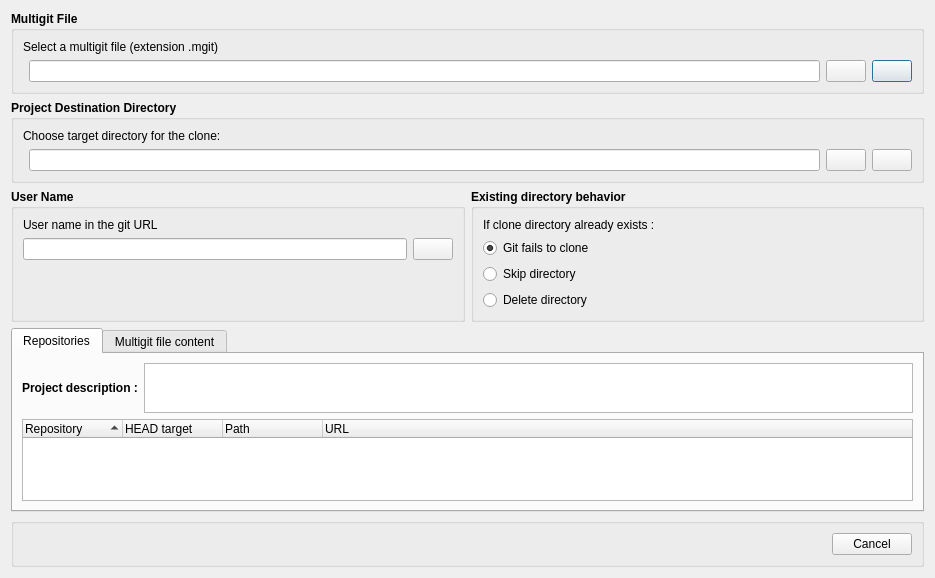
<?xml version="1.0" encoding="UTF-8"?>
<ui version="4.0">
 <class>CloneFromMgitFile</class>
 <widget class="QDialog" name="CloneFromMgitFile">
  <property name="geometry">
   <rect>
    <x>0</x>
    <y>0</y>
    <width>935</width>
    <height>578</height>
   </rect>
  </property>
  <property name="windowTitle">
   <string>Clone from Multigit file</string>
  </property>
  <layout class="QGridLayout" name="gridLayout_3">
   <item row="0" column="0" colspan="2">
    <widget class="QGroupBox" name="groupBox">
     <property name="sizePolicy">
      <sizepolicy hsizetype="Preferred" vsizetype="Fixed">
       <horstretch>0</horstretch>
       <verstretch>0</verstretch>
      </sizepolicy>
     </property>
     <property name="font">
      <font>
       <weight>75</weight>
       <bold>true</bold>
      </font>
     </property>
     <property name="title">
      <string>Multigit File</string>
     </property>
     <property name="flat">
      <bool>false</bool>
     </property>
     <property name="checkable">
      <bool>false</bool>
     </property>
     <layout class="QGridLayout" name="gridLayout">
      <item row="0" column="0" colspan="4">
       <widget class="QLabel" name="label">
        <property name="font">
         <font>
          <weight>50</weight>
          <bold>false</bold>
         </font>
        </property>
        <property name="text">
         <string>Select a multigit file (extension .mgit)</string>
        </property>
       </widget>
      </item>
      <item row="1" column="3">
       <widget class="QPushButton" name="pushButtonChooseMgitFile">
        <property name="sizePolicy">
         <sizepolicy hsizetype="Fixed" vsizetype="Fixed">
          <horstretch>1</horstretch>
          <verstretch>0</verstretch>
         </sizepolicy>
        </property>
        <property name="minimumSize">
         <size>
          <width>24</width>
          <height>0</height>
         </size>
        </property>
        <property name="font">
         <font>
          <weight>50</weight>
          <bold>false</bold>
         </font>
        </property>
        <property name="toolTip">
         <string>Choose multigit file</string>
        </property>
        <property name="text">
         <string/>
        </property>
        <property name="icon">
         <iconset resource="../../images/multigit_resources.qrc">
          <normaloff>:/img/icons8-open-folder-64.png</normaloff>:/img/icons8-open-folder-64.png</iconset>
        </property>
       </widget>
      </item>
      <item row="1" column="1">
       <widget class="QLineEdit" name="lineEditMgitFile">
        <property name="sizePolicy">
         <sizepolicy hsizetype="Expanding" vsizetype="Expanding">
          <horstretch>10</horstretch>
          <verstretch>0</verstretch>
         </sizepolicy>
        </property>
        <property name="font">
         <font>
          <weight>50</weight>
          <bold>false</bold>
         </font>
        </property>
       </widget>
      </item>
      <item row="1" column="2">
       <widget class="MgButtonHistory" name="historyButtonMgitFile">
        <property name="toolTip">
         <string>Select recent multigit file</string>
        </property>
        <property name="text">
         <string/>
        </property>
        <property name="icon">
         <iconset resource="../../images/multigit_resources.qrc">
          <normaloff>:/img/icons8-history-64.png</normaloff>:/img/icons8-history-64.png</iconset>
        </property>
       </widget>
      </item>
     </layout>
    </widget>
   </item>
   <item row="1" column="0" colspan="2">
    <widget class="QGroupBox" name="groupBox_2">
     <property name="sizePolicy">
      <sizepolicy hsizetype="Preferred" vsizetype="Fixed">
       <horstretch>0</horstretch>
       <verstretch>0</verstretch>
      </sizepolicy>
     </property>
     <property name="font">
      <font>
       <weight>75</weight>
       <bold>true</bold>
      </font>
     </property>
     <property name="title">
      <string>Project Destination Directory</string>
     </property>
     <property name="flat">
      <bool>false</bool>
     </property>
     <property name="checkable">
      <bool>false</bool>
     </property>
     <layout class="QGridLayout" name="gridLayout_2">
      <item row="1" column="3">
       <widget class="QPushButton" name="pushButtonChooseDestDir">
        <property name="sizePolicy">
         <sizepolicy hsizetype="Fixed" vsizetype="Fixed">
          <horstretch>1</horstretch>
          <verstretch>0</verstretch>
         </sizepolicy>
        </property>
        <property name="minimumSize">
         <size>
          <width>24</width>
          <height>0</height>
         </size>
        </property>
        <property name="font">
         <font>
          <weight>50</weight>
          <bold>false</bold>
         </font>
        </property>
        <property name="toolTip">
         <string>Choose directory</string>
        </property>
        <property name="text">
         <string/>
        </property>
        <property name="icon">
         <iconset resource="../../images/multigit_resources.qrc">
          <normaloff>:/img/icons8-open-folder-64.png</normaloff>:/img/icons8-open-folder-64.png</iconset>
        </property>
       </widget>
      </item>
      <item row="0" column="0" colspan="4">
       <widget class="QLabel" name="label_2">
        <property name="font">
         <font>
          <weight>50</weight>
          <bold>false</bold>
         </font>
        </property>
        <property name="text">
         <string>Choose target directory for the clone:</string>
        </property>
       </widget>
      </item>
      <item row="1" column="1">
       <widget class="QLineEdit" name="lineEditDestDir">
        <property name="sizePolicy">
         <sizepolicy hsizetype="Expanding" vsizetype="Expanding">
          <horstretch>10</horstretch>
          <verstretch>0</verstretch>
         </sizepolicy>
        </property>
        <property name="font">
         <font>
          <weight>50</weight>
          <bold>false</bold>
         </font>
        </property>
       </widget>
      </item>
      <item row="1" column="2">
       <widget class="MgButtonHistory" name="historyButtonDestDir">
        <property name="toolTip">
         <string>Select recent directory</string>
        </property>
        <property name="text">
         <string/>
        </property>
        <property name="icon">
         <iconset resource="../../images/multigit_resources.qrc">
          <normaloff>:/img/icons8-history-64.png</normaloff>:/img/icons8-history-64.png</iconset>
        </property>
       </widget>
      </item>
     </layout>
    </widget>
   </item>
   <item row="2" column="0">
    <widget class="QGroupBox" name="groupBox_4">
     <property name="font">
      <font>
       <weight>75</weight>
       <bold>true</bold>
      </font>
     </property>
     <property name="title">
      <string>User Name</string>
     </property>
     <layout class="QVBoxLayout" name="verticalLayout">
      <item>
       <widget class="QLabel" name="label_3">
        <property name="font">
         <font>
          <weight>50</weight>
          <bold>false</bold>
         </font>
        </property>
        <property name="text">
         <string>User name in the git URL</string>
        </property>
       </widget>
      </item>
      <item>
       <layout class="QHBoxLayout" name="horizontalLayout_2">
        <item>
         <widget class="QLineEdit" name="lineEditUsername">
          <property name="sizePolicy">
           <sizepolicy hsizetype="Preferred" vsizetype="Fixed">
            <horstretch>0</horstretch>
            <verstretch>0</verstretch>
           </sizepolicy>
          </property>
          <property name="font">
           <font>
            <weight>50</weight>
            <bold>false</bold>
           </font>
          </property>
         </widget>
        </item>
        <item>
         <widget class="MgButtonHistory" name="historyButtonUsername">
          <property name="sizePolicy">
           <sizepolicy hsizetype="Fixed" vsizetype="Fixed">
            <horstretch>0</horstretch>
            <verstretch>0</verstretch>
           </sizepolicy>
          </property>
          <property name="toolTip">
           <string>Select recent user name</string>
          </property>
          <property name="text">
           <string/>
          </property>
          <property name="icon">
           <iconset resource="../../images/multigit_resources.qrc">
            <normaloff>:/img/icons8-history-64.png</normaloff>:/img/icons8-history-64.png</iconset>
          </property>
         </widget>
        </item>
       </layout>
      </item>
      <item>
       <spacer name="verticalSpacer">
        <property name="orientation">
         <enum>Qt::Vertical</enum>
        </property>
        <property name="sizeHint" stdset="0">
         <size>
          <width>20</width>
          <height>40</height>
         </size>
        </property>
       </spacer>
      </item>
     </layout>
    </widget>
   </item>
   <item row="2" column="1">
    <widget class="QGroupBox" name="groupBox_5">
     <property name="font">
      <font>
       <weight>75</weight>
       <bold>true</bold>
      </font>
     </property>
     <property name="title">
      <string>Existing directory behavior</string>
     </property>
     <layout class="QVBoxLayout" name="verticalLayout_5">
      <item>
       <widget class="QLabel" name="label_4">
        <property name="font">
         <font>
          <weight>50</weight>
          <bold>false</bold>
         </font>
        </property>
        <property name="text">
         <string>If clone directory already exists :</string>
        </property>
       </widget>
      </item>
      <item>
       <widget class="QRadioButton" name="radioButtonDirExistsGitFail">
        <property name="font">
         <font>
          <weight>50</weight>
          <bold>false</bold>
         </font>
        </property>
        <property name="text">
         <string>Git fails to clone</string>
        </property>
        <property name="checked">
         <bool>true</bool>
        </property>
       </widget>
      </item>
      <item>
       <widget class="QRadioButton" name="radioButtonDirExistsSkipDir">
        <property name="font">
         <font>
          <weight>50</weight>
          <bold>false</bold>
         </font>
        </property>
        <property name="text">
         <string>Skip directory</string>
        </property>
       </widget>
      </item>
      <item>
       <widget class="QRadioButton" name="radioButtonDirExistsDelDir">
        <property name="font">
         <font>
          <weight>50</weight>
          <bold>false</bold>
         </font>
        </property>
        <property name="text">
         <string>Delete directory</string>
        </property>
       </widget>
      </item>
     </layout>
    </widget>
   </item>
   <item row="3" column="0" colspan="2">
    <widget class="QTabWidget" name="tabWidgetProject">
     <property name="currentIndex">
      <number>0</number>
     </property>
     <widget class="QWidget" name="tabProject">
      <attribute name="title">
       <string>Repositories</string>
      </attribute>
      <layout class="QVBoxLayout" name="verticalLayout_3">
       <item>
        <layout class="QHBoxLayout" name="horizontalLayout_3">
         <item>
          <widget class="QLabel" name="labelProjDesc">
           <property name="sizePolicy">
            <sizepolicy hsizetype="Preferred" vsizetype="Preferred">
             <horstretch>0</horstretch>
             <verstretch>1</verstretch>
            </sizepolicy>
           </property>
           <property name="font">
            <font>
             <weight>75</weight>
             <bold>true</bold>
            </font>
           </property>
           <property name="text">
            <string>Project description :</string>
           </property>
          </widget>
         </item>
         <item>
          <widget class="QTextEdit" name="textEditProjectDesc">
           <property name="sizePolicy">
            <sizepolicy hsizetype="Expanding" vsizetype="Preferred">
             <horstretch>0</horstretch>
             <verstretch>1</verstretch>
            </sizepolicy>
           </property>
           <property name="maximumSize">
            <size>
             <width>16777215</width>
             <height>50</height>
            </size>
           </property>
           <property name="readOnly">
            <bool>true</bool>
           </property>
           <property name="html">
            <string>&lt;!DOCTYPE HTML PUBLIC &quot;-//W3C//DTD HTML 4.0//EN&quot; &quot;http://www.w3.org/TR/REC-html40/strict.dtd&quot;&gt;
&lt;html&gt;&lt;head&gt;&lt;meta name=&quot;qrichtext&quot; content=&quot;1&quot; /&gt;&lt;style type=&quot;text/css&quot;&gt;
p, li { white-space: pre-wrap; }
&lt;/style&gt;&lt;/head&gt;&lt;body style=&quot; font-family:'MS Shell Dlg 2'; font-size:8.25pt; font-weight:400; font-style:normal;&quot;&gt;
&lt;p style=&quot;-qt-paragraph-type:empty; margin-top:12px; margin-bottom:12px; margin-left:0px; margin-right:0px; -qt-block-indent:0; text-indent:0px;&quot;&gt;&lt;br /&gt;&lt;/p&gt;&lt;/body&gt;&lt;/html&gt;</string>
           </property>
          </widget>
         </item>
        </layout>
       </item>
       <item>
        <widget class="QTreeWidget" name="treeWidgetRepoList">
         <property name="rootIsDecorated">
          <bool>false</bool>
         </property>
         <property name="uniformRowHeights">
          <bool>true</bool>
         </property>
         <property name="itemsExpandable">
          <bool>false</bool>
         </property>
         <property name="sortingEnabled">
          <bool>true</bool>
         </property>
         <property name="columnCount">
          <number>4</number>
         </property>
         <column>
          <property name="text">
           <string>Repository</string>
          </property>
         </column>
         <column>
          <property name="text">
           <string>HEAD target</string>
          </property>
         </column>
         <column>
          <property name="text">
           <string>Path</string>
          </property>
         </column>
         <column>
          <property name="text">
           <string>URL</string>
          </property>
         </column>
        </widget>
       </item>
      </layout>
     </widget>
     <widget class="QWidget" name="tabConfFile">
      <attribute name="title">
       <string>Multigit file content</string>
      </attribute>
      <layout class="QVBoxLayout" name="verticalLayout_2">
       <item>
        <widget class="QTextEdit" name="textEditProj"/>
       </item>
      </layout>
     </widget>
    </widget>
   </item>
   <item row="4" column="0" colspan="2">
    <widget class="QGroupBox" name="groupBox_3">
     <property name="title">
      <string/>
     </property>
     <layout class="QHBoxLayout" name="horizontalLayout">
      <item>
       <spacer name="horizontalSpacer">
        <property name="orientation">
         <enum>Qt::Horizontal</enum>
        </property>
        <property name="sizeHint" stdset="0">
         <size>
          <width>40</width>
          <height>20</height>
         </size>
        </property>
       </spacer>
      </item>
      <item>
       <widget class="QDialogButtonBox" name="buttonBox">
        <property name="orientation">
         <enum>Qt::Horizontal</enum>
        </property>
        <property name="standardButtons">
         <set>QDialogButtonBox::Cancel</set>
        </property>
       </widget>
      </item>
     </layout>
    </widget>
   </item>
  </layout>
 </widget>
 <customwidgets>
  <customwidget>
   <class>MgButtonHistory</class>
   <extends>QPushButton</extends>
   <header>src.mg_button_history</header>
  </customwidget>
 </customwidgets>
 <tabstops>
  <tabstop>lineEditMgitFile</tabstop>
  <tabstop>historyButtonMgitFile</tabstop>
  <tabstop>pushButtonChooseMgitFile</tabstop>
  <tabstop>lineEditDestDir</tabstop>
  <tabstop>historyButtonDestDir</tabstop>
  <tabstop>pushButtonChooseDestDir</tabstop>
  <tabstop>lineEditUsername</tabstop>
  <tabstop>historyButtonUsername</tabstop>
  <tabstop>radioButtonDirExistsGitFail</tabstop>
  <tabstop>radioButtonDirExistsSkipDir</tabstop>
  <tabstop>radioButtonDirExistsDelDir</tabstop>
  <tabstop>tabWidgetProject</tabstop>
  <tabstop>textEditProjectDesc</tabstop>
  <tabstop>treeWidgetRepoList</tabstop>
  <tabstop>textEditProj</tabstop>
 </tabstops>
 <resources>
  <include location="../../images/multigit_resources.qrc"/>
 </resources>
 <connections>
  <connection>
   <sender>buttonBox</sender>
   <signal>accepted()</signal>
   <receiver>CloneFromMgitFile</receiver>
   <slot>accept()</slot>
   <hints>
    <hint type="sourcelabel">
     <x>611</x>
     <y>552</y>
    </hint>
    <hint type="destinationlabel">
     <x>630</x>
     <y>415</y>
    </hint>
   </hints>
  </connection>
  <connection>
   <sender>buttonBox</sender>
   <signal>rejected()</signal>
   <receiver>CloneFromMgitFile</receiver>
   <slot>reject()</slot>
   <hints>
    <hint type="sourcelabel">
     <x>611</x>
     <y>552</y>
    </hint>
    <hint type="destinationlabel">
     <x>630</x>
     <y>408</y>
    </hint>
   </hints>
  </connection>
 </connections>
</ui>
